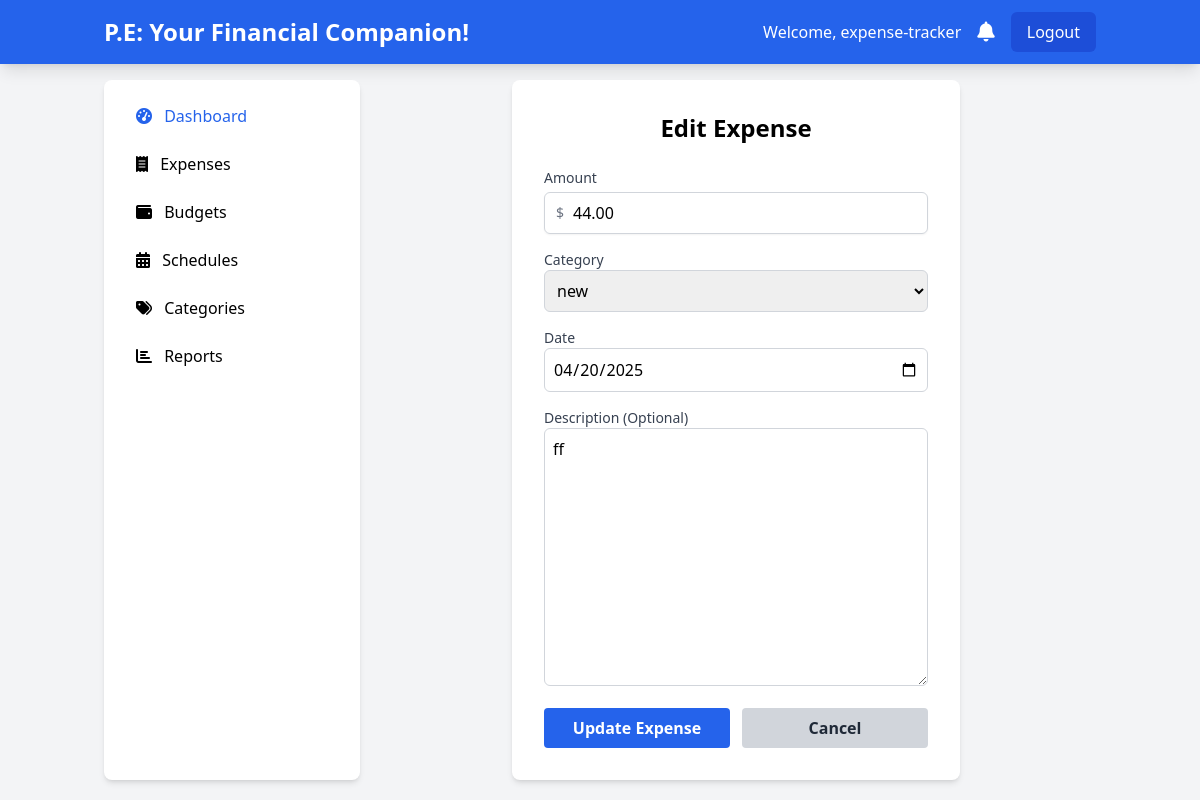
Page /expenses/edit/9/ (signed in) on the committed database.
### expenses/models.py (models this page shows, shortened)
class Expense(models.Model):
    user = models.ForeignKey(User, on_delete=models.CASCADE)
    amount = models.DecimalField(max_digits=10, decimal_places=2, validators=[MinValueValidator(0)])
    category = models.ForeignKey(Category, on_delete=models.SET_NULL, null=True, blank=True)
    date = models.DateField()
    description = models.TextField(blank=True)

### expenses/views.py (the view)
# urls.py: path('expenses/edit/<int:pk>/', views.edit_expense, name='edit_expense'),
@login_required
def edit_expense(request, pk):
    expense = get_object_or_404(Expense, pk=pk, user=request.user)
    if request.method == 'POST':
        form = ExpenseForm(request.POST, instance=expense)
        if form.is_valid():
            form.save()
            messages.success(request, 'Expense updated successfully!')
            return redirect('expenses_list')
    else:
        form = ExpenseForm(instance=expense)
    return render(request, 'expenses/edit_expense.html', {'form': form})

### expenses/forms.py
class ExpenseForm(forms.ModelForm):
    class Meta:
        model = Expense
        fields = ['amount', 'category', 'date', 'description']
        widgets = {
            'date': forms.DateInput(attrs={'type': 'date'}),
        }

### expenses/models.py (called while the page is built)
    def __str__(self):
        return self.name

### expenses/templates/expenses/edit_expense.html (shortened to what this page needs)
{% extends "expenses/base.html" %}
{% block content %}
<div class="max-w-md mx-auto bg-white p-8 rounded-lg shadow-md">
    <h2 class="text-2xl font-bold text-center mb-6">Edit Expense</h2>
    <form method="post" class="space-y-4">
        <div>
            <label for="id_amount" class="block text-sm font-medium text-gray-700">Amount</label>
            <div class="mt-1 relative rounded-md shadow-sm">
                <div class="absolute inset-y-0 left-0 pl-3 flex items-center pointer-events-none">
                    <span class="text-gray-500 sm:text-sm">$</span>
                </div>
                {{ form.amount }}
            </div>
        </div>
        <div>
            <label for="id_category" class="block text-sm font-medium text-gray-700">Category</label>
            {{ form.category }}
        </div>
        <div>
            <label for="id_date" class="block text-sm font-medium text-gray-700">Date</label>
            {{ form.date }}
        </div>
        <div>
            <label for="id_description" class="block text-sm font-medium text-gray-700">Description (Optional)</label>
            {{ form.description }}
        </div>
        <div class="flex space-x-3">
            <button type="submit" class="flex-1 bg-blue-600 hover:bg-blue-700 text-white font-bold py-2 px-4 rounded">
                Update Expense
            </button>
            <a href="{% url 'expenses_list' %}" class="flex-1 bg-gray-300 hover:bg-gray-400 text-gray-800 font-bold py-2 px-4 rounded text-center">
                Cancel
            </a>
        </div>
    </form>
</div>
{% endblock %}

### expenses/templates/expenses/base.html (shortened to what this page needs)
<!DOCTYPE html>
<html lang="en">
<head>
    <script src="https://cdn.tailwindcss.com"></script>
    <link href="https://cdnjs.cloudflare.com/ajax/libs/font-awesome/6.0.0-beta3/css/all.min.css" rel="stylesheet">
</head>
<body class="bg-gray-100">
    <nav class="bg-blue-600 text-white shadow-lg">
        <div class="container mx-auto px-4 py-3 flex justify-between items-center">
            {% if user.is_authenticated %}
            <a href="{% url 'dashboard' %}" class="text-2xl font-bold">P.E: Your Financial Companion!</a>
            {% endif %}
            {% if user.is_authenticated %}
            <div class="flex items-center space-x-4">
                <span class="hidden md:inline">Welcome, {{ user.username }}</span>
                <a href="{% url 'notifications_list' %}" class="relative">
                    <i class="fas fa-bell text-xl"></i>
                </a>
                <a href="{% url 'logout' %}" class="bg-blue-700 hover:bg-blue-800 px-4 py-2 rounded-md">Logout</a>
            </div>
            {% else %}
            <div>
                <a href="{% url 'login' %}" class="bg-blue-700 hover:bg-blue-800 px-4 py-2 rounded-md mr-2">Login</a>
                <a href="{% url 'register' %}" class="bg-green-600 hover:bg-green-700 px-4 py-2 rounded-md">Sign Up</a>
            </div>
            {% endif %}
        </div>
    </nav>
    {% if user.is_authenticated %}
    <div class="container mx-auto px-4 py-4 flex">
        <aside class="w-64 bg-white rounded-lg shadow-md p-4 mr-4 hidden md:block">
            <ul class="space-y-2">
                <li>
                    <a href="{% url 'dashboard' %}" class="block px-4 py-2 rounded hover:bg-blue-100 text-blue-600">
                        <i class="fas fa-tachometer-alt mr-2"></i> Dashboard
                    </a>
                </li>
                <li>
                    <a href="{% url 'expenses_list' %}" class="block px-4 py-2 rounded hover:bg-blue-100">
                        <i class="fas fa-receipt mr-2"></i> Expenses
                    </a>
                </li>
                <li>
                    <a href="{% url 'budgets_list' %}" class="block px-4 py-2 rounded hover:bg-blue-100">
                        <i class="fas fa-wallet mr-2"></i> Budgets
                    </a>
                </li>
                <li>
                    <a href="{% url 'schedules_list' %}" class="block px-4 py-2 rounded hover:bg-blue-100">
                        <i class="fas fa-calendar-alt mr-2"></i> Schedules
                    </a>
                </li>
                <li>
                    <a href="{% url 'categories_list' %}" class="block px-4 py-2 rounded hover:bg-blue-100">
                        <i class="fas fa-tags mr-2"></i> Categories
                    </a>
                </li>
                <li>
                    <a href="{% url 'reports' %}" class="block px-4 py-2 rounded hover:bg-blue-100">
                        <i class="fas fa-chart-bar mr-2"></i> Reports
                    </a>
                </li>
            </ul>
        </aside>
        {% endif %}
        <main class="flex-1">
            {% block content %}{% endblock %}
        </main>
    </div>
</body>
</html>

### expenses/templates/expenses/edit_expense.html (style rules this page uses)
#id_amount, #id_category, #id_date, #id_description { width: 100%; padding: 0.5rem; border: 1px solid #d1d5db; border-radius: 0.375rem; }
#id_amount { padding-left: 1.75rem; }

### rows in the picture
Expense: amount "44.00", category "new", date "04/20/2025", description "ff"

### other values in the picture
{{ user.username }} "expense-tracker"
